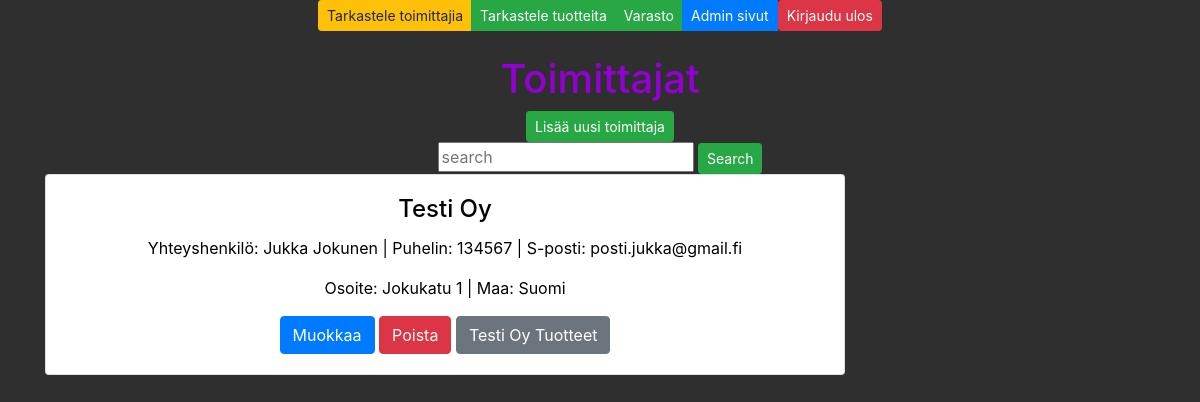
The app's page /toimittajat/ (signed in), older data.
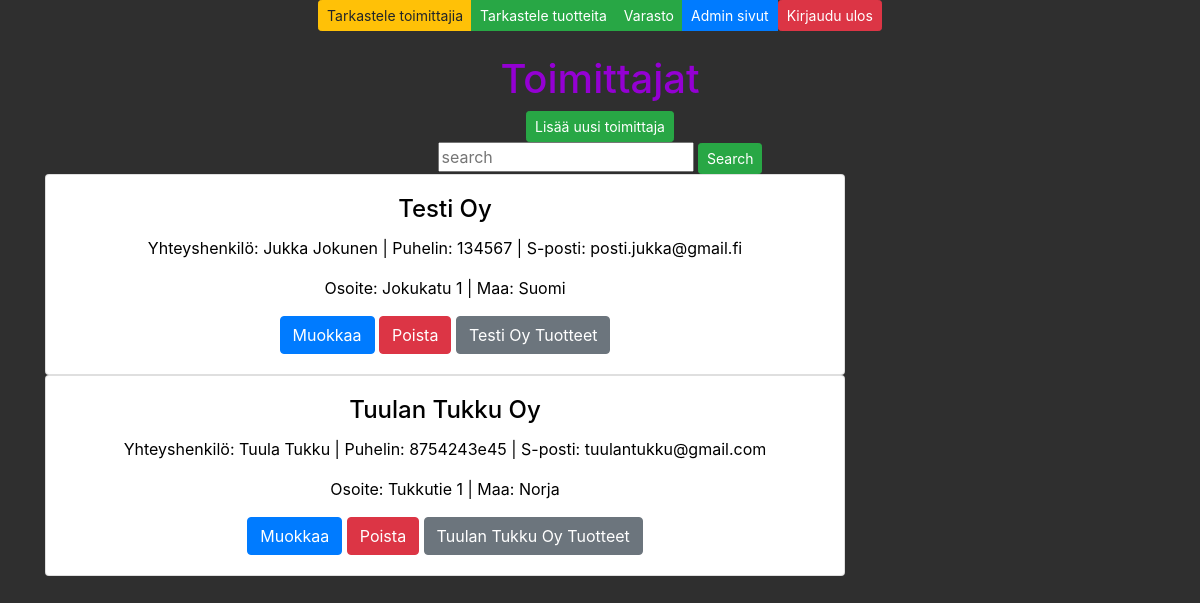
The same page, newer data.
### app/models.py (models this page shows, shortened)
class Toimittaja(models.Model):
    yritysnimi = models.CharField(max_length = 50, default="yritysnimi")
    yhteyshenkilö = models.CharField(max_length = 50, default="yhteyshenkilö")
    osoite = models.CharField(max_length = 100, default="osoite")
    puhelin = models.CharField(max_length = 20, default="puhelin")
    sähköposti = models.CharField(max_length = 50, default="sähköposti")
    maa = models.CharField(max_length = 50, default="maa")

### app/views.py (the view)
# urls.py: path('toimittajat/', toimittajalistaview),
def toimittajalistaview(request):
    if not request.user.is_authenticated:
        return render(request, 'loginpage.html')
    else:
        toimittajalista = Toimittaja.objects.all()
        context = {'toimittajat': toimittajalista}
        return render (request,"toimittajalista.html",context)

### app/templates/toimittajalista.html (shortened to what this page needs)
{% extends 'index.html' %}
{% block content %}
<br />
<br />
<h1 style="color: darkviolet">Toimittajat</h1>
<button id="add-btn" class="btn btn-success btn-sm" onclick="showaddform()">Lisää uusi toimittaja</button>
        <form method="post" action="/etsi-toimittaja/">
            <input class="card-text" class="card-text" type="text" placeholder="search" name="search">
            <input type="submit" value="Search" class="btn btn-success btn-sm" name="">
        </form>
{% for s in toimittajat %}
<div class="card" style="width: 50rem;">
    <div class="card-body">
        <h4 class="card-title">{{s.yritysnimi}}</h4>
        <p class="card-text">Yhteyshenkilö: {{s.yhteyshenkilö}} | Puhelin: {{s.puhelin}} | S-posti: {{s.sähköposti}} </p>
        <p class="card-text">Osoite: {{s.osoite}} | Maa: {{s.maa}}</p>
        <a href="/edit-toimittaja-get/{{s.id}}/" class="btn btn-primary">Muokkaa</a>
        <a href="/vahvista-toimittaja-poisto/{{s.id}}/" class="btn btn-danger">Poista</a>
        <a href="/tuote-toimittajan-mukaan/{{s.id}}/" class="btn btn-secondary">{{s.yritysnimi}} Tuotteet</a>
    </div>
</div>
{%endfor%}
{% endblock %}

Row changes from the older to the newer data that the page shows:
added Toimittaja: yritysnimi "Tuulan Tukku Oy", yhteyshenkilö "Tuula Tukku", puhelin "8754243e45", sähköposti "tuulantukku@gmail.com", osoite "Tukkutie 1", maa "Norja"
